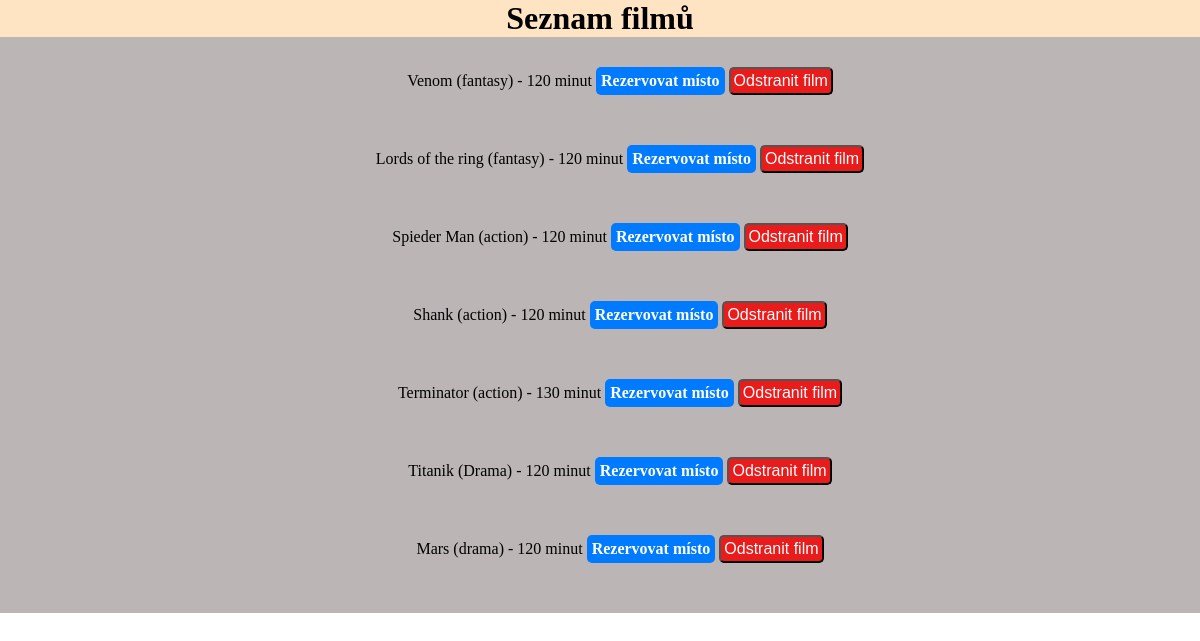
The page / on the database its author committed.
### rezervace/models.py (models this page shows, shortened)
class Movie(models.Model):
    title = models.CharField(max_length=100)
    genre = models.CharField(max_length=50)
    length = models.PositiveIntegerField()

### rezervace/views.py (the view)
# urls.py: path('', views.index, name='index'),
def index(request):
    movies = (Movie.objects.all())  # Získání všech filmů z databáze
    return render(request, 'reservation/index.html', {'movies': movies})

### rezervace/templates/reservation/index.html (shortened to what this page needs)
<!DOCTYPE html>
<html lang="cs">
<head>
    {% load static %}
    <link rel="stylesheet" href="{% static 'css/index.css' %}">
</head>
<body>
    <h1>Seznam filmů</h1>
    <ul>
        {% for movie in movies %}
            <li>
                {{ movie.title }} ({{ movie.genre }}) - {{ movie.length}} minut
                <a class=button href="{% url 'movie_seats' movie.id %}">Rezervovat místo</a>
                <form action="{% url 'delete_movie' movie.id %}" method="POST" style="display:inline;">
                    <button class=delete_movie type="submit">Odstranit film</button>
                </form>
            </li>
        {% endfor %}
    </ul>
</body>
</html>

### rezervace/static/css/index.css (style rules this page uses)
body { margin: 0; padding: 0; list-style: none; box-sizing: border-box; }
h1 { width: 100%; text-align: center; background-color: bisque; padding: 0px; margin: 0px; }
ul { width: 100%; margin: 0; padding-top: 30px; list-style: none; box-sizing: border-box; background-color: #bcb5b5; }
li { width: 100%; text-align: center; padding-bottom: 50px; }
a { text-decoration: none; color: black; font-size: 20px; font-weight: bold; }
.button { display: inline-block; padding: 5px 5px; background-color: #007BFF; color: white; text-decoration: none; border-radius: 5px; font-size: 16px; text-align: center; transition: background-color 0.3s; }
.delete_movie { display: inline-block; padding: 3px 3px; background-color: #ea1b1b; color: white; text-decoration: none; border-radius: 5px; font-size: 16px; text-align: center; }

### rows shown on the page
Movie: title "Venom", genre "fantasy", length "120"
Movie: title "Lords of the ring", genre "fantasy", length "120"
Movie: title "Spieder Man", genre "action", length "120"
Movie: title "Shank", genre "action", length "120"
Movie: title "Terminator", genre "action", length "130"
Movie: title "Titanik", genre "Drama", length "120"
Movie: title "Mars", genre "drama", length "120"
